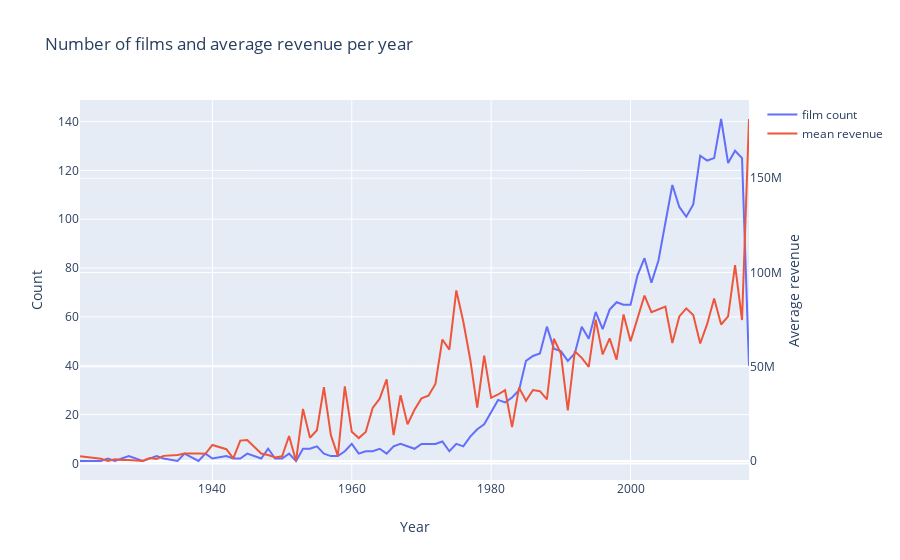

This figure's notebook cell:
### Code cell
d1 = train['release_date_year'].value_counts().sort_index()
d2 = train.groupby(['release_date_year'])['revenue'].mean()

data = [go.Scatter(x = d1.index, y = d1.values, name = 'film count')
        ,go.Scatter(x = d2.index, y = d2.values, name = 'mean revenue', yaxis='y2')]

layout = go.Layout(dict(title = 'Number of films and average revenue per year', 
                        xaxis = dict(title = 'Year'),
                       yaxis = dict(title = 'Count'),
                       yaxis2 = dict(title = 'Average revenue', overlaying='y', side='right')), legend = dict(orientation = 'v'))

py.iplot(dict(data = data, layout = layout))
